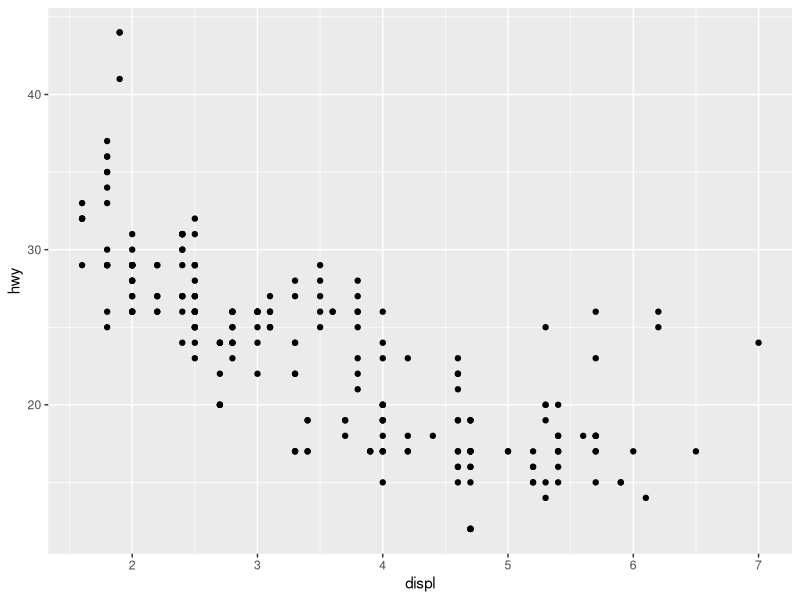
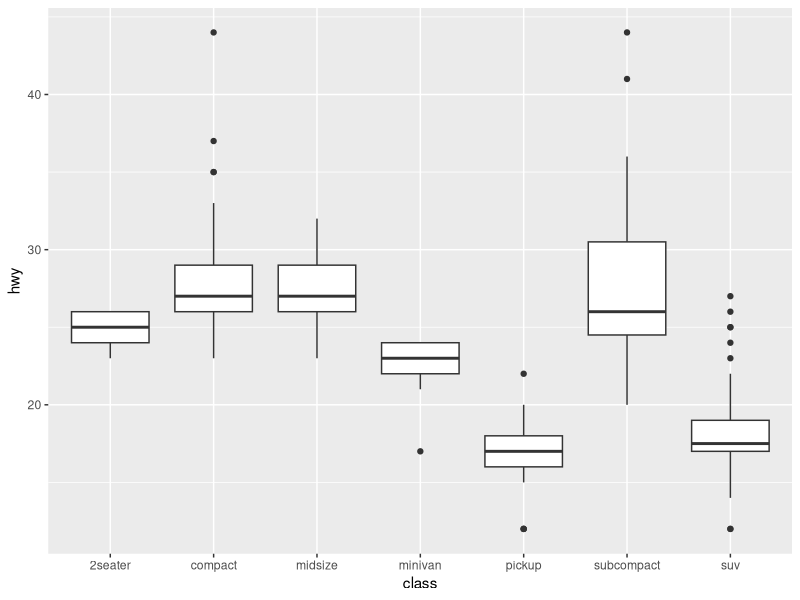
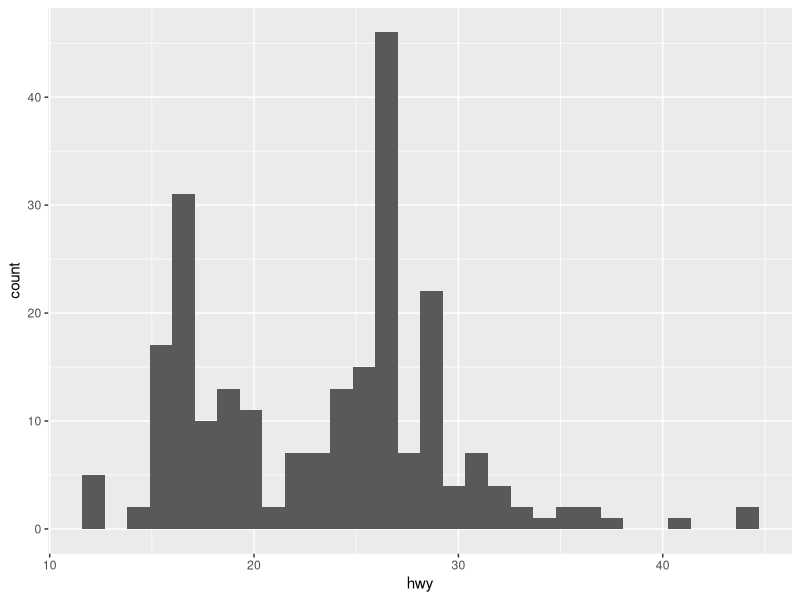
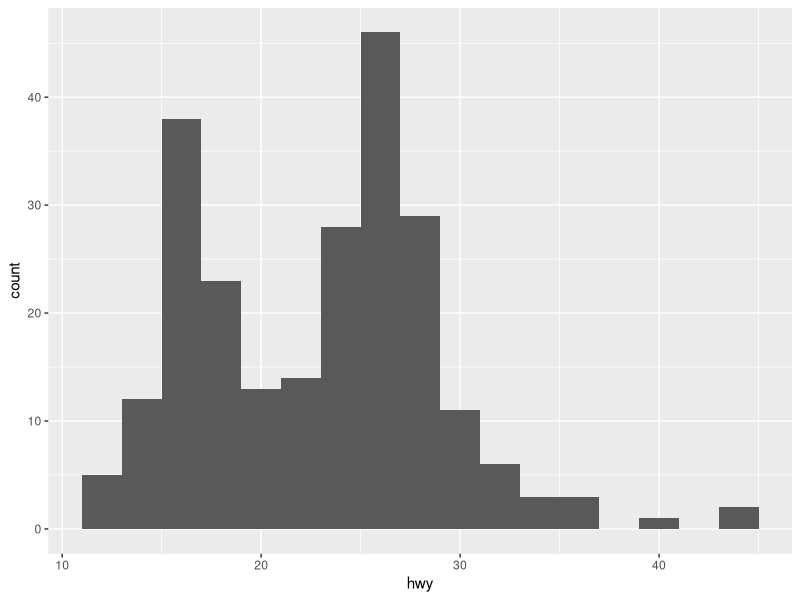
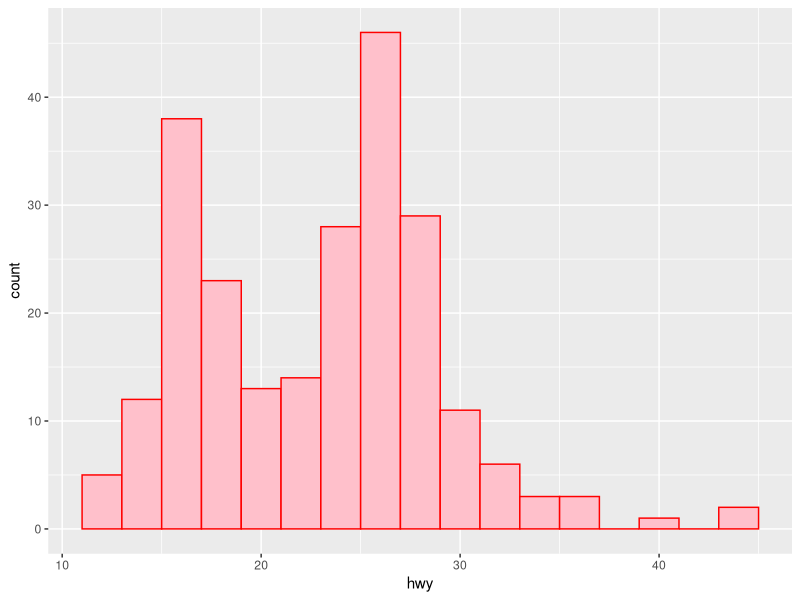
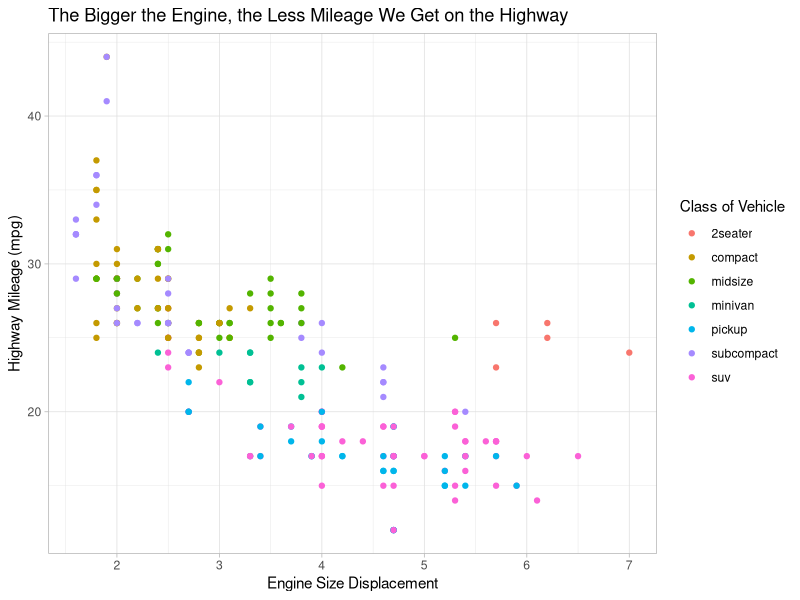
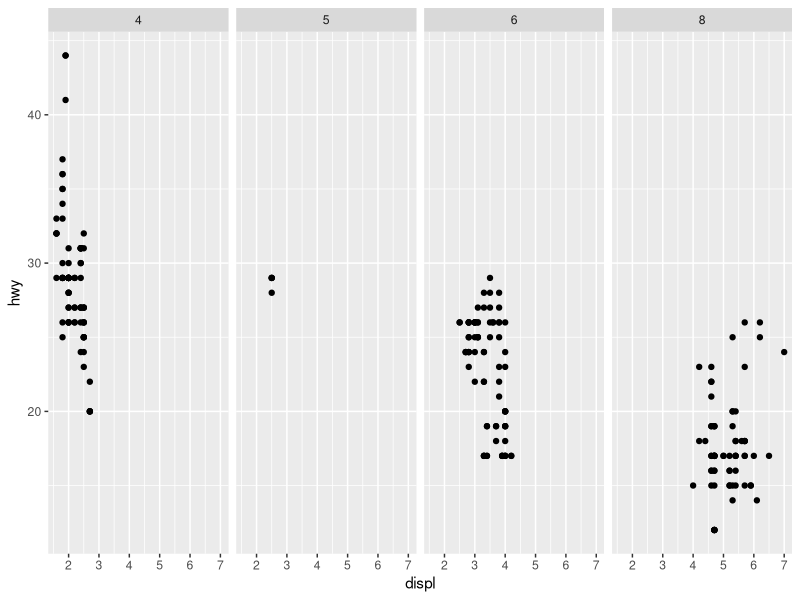
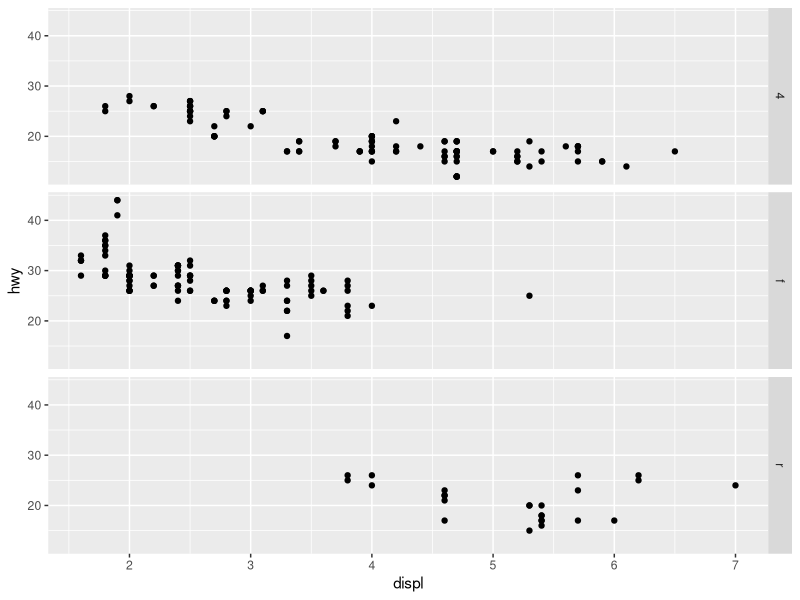

The R source for these figures, in order:
## ---- chunk 1
#| label: setup
#| include: false
library(tidyverse)
## ---- chunk 2
head(mpg)
## ---- chunk 3
ggplot(data = mpg) + 
  geom_point(mapping = aes(x = displ, y = hwy))
## ---- chunk 4
ggplot(data = mpg) +
  geom_boxplot(mapping = aes(x = class, y = hwy))
## ---- chunk 5
ggplot(mpg) +
  geom_histogram(aes(x = hwy))
## ---- chunk 6
ggplot(mpg) +
  geom_histogram(aes(x = hwy), binwidth = 2)
## ---- chunk 7
ggplot(mpg) +
  geom_histogram(aes(x = hwy), binwidth = 2, fill = "pink", color = "red", alpha = 10)

ggplot(data = mpg) + 
  geom_point(mapping = aes(x = displ, y = hwy, color = class)) + 
  labs(x = "Engine Size Displacement",
       y = "Highway Mileage (mpg)",
       color = "Class of Vehicle",
       title = "The Bigger the Engine, the Less Mileage We Get on the Highway") + 
  theme_light()
## ---- chunk 8
# Makes a plot that the commands below will modify
q <- ggplot(mpg) + geom_point(aes(x = displ, y = hwy))

q + facet_grid(. ~ cyl)
q + facet_grid(drv ~ .)
q + facet_grid(drv ~ cyl)
q + facet_wrap(~ class)
## ---- chunk 9
ggplot(mpg) + 
  geom_bar(aes(x = class, fill = drv), 
          position = position_dodge()) + 
  labs(x = "Class of Vehicle",
       y = "Count of Vehicle in Sample",
       fill = "Type of Drive") +
  theme_bw()
## ---- chunk 10
ggplot(mpg) + 
  geom_point(aes(displ, hwy)) +
  geom_smooth(aes(displ, hwy)) 
  ggsave("example.jpg")
